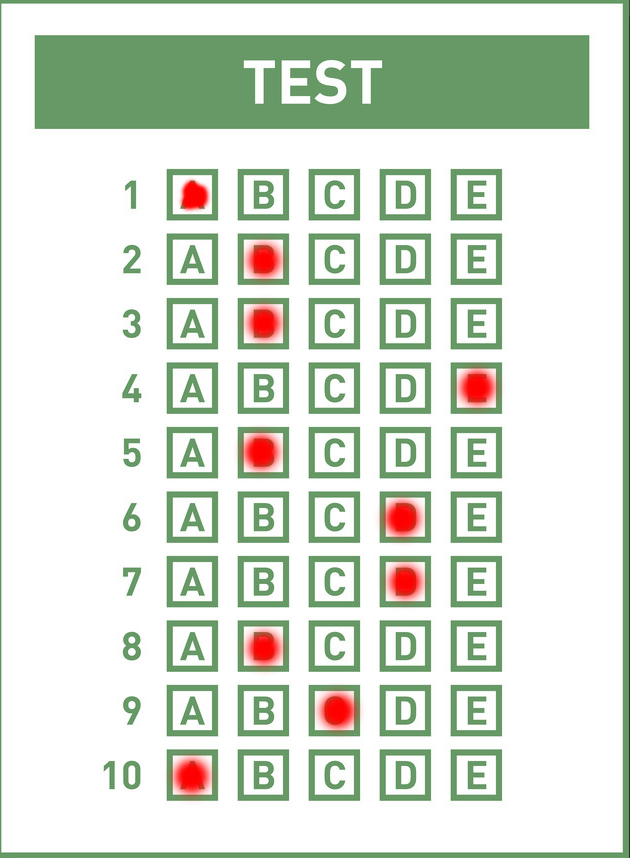
#> input picture files/answer_blank.png, 630 x 858 px, found by its file name
$ jupyter execute 'DTM .ipynb'
#> lines starting #> are read from the running program, lines starting #| are printed output that depends on the picture; after the words box and inside, x2 and y2 are one past the last pixel; in counts of white or black regions, pixels touching at a corner belong together
[cell 1]
import numpy as np
import cv2
import matplotlib.pyplot as plt

[cell 2]
##1. Rasmlarni tayyorlash. Grayscale

#javobli blankani yuklash
javob_varaq = cv2.imread('answer_blank.png')
#> javob_varaq is the input picture: shape (858, 630, 3); mean B, G, R 212.1, 225, 216.3
javob_varaq = cv2.cvtColor(javob_varaq, cv2.COLOR_BGR2RGB)
javob_varaq_gr = cv2.cvtColor(javob_varaq, cv2.COLOR_RGB2GRAY)
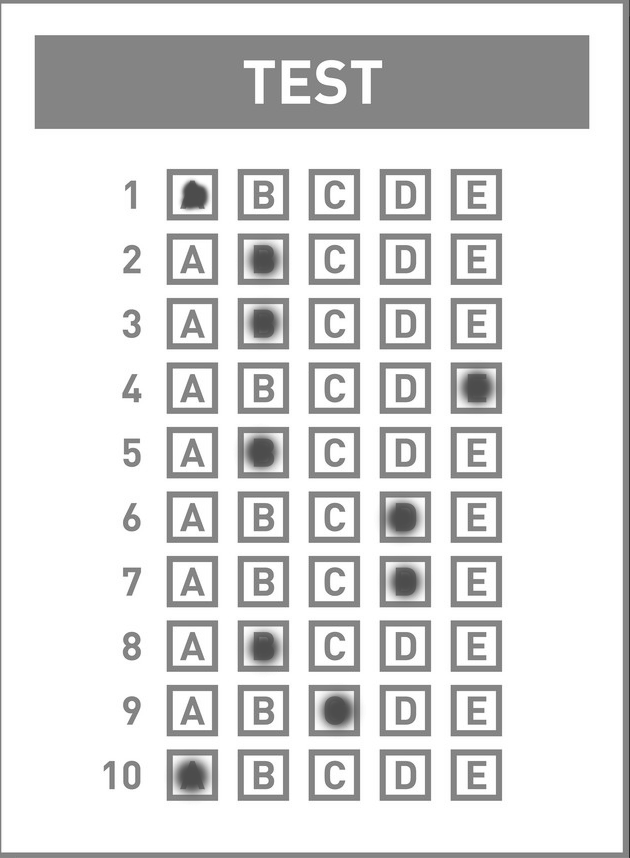
#> javob_varaq_gr: shape (858, 630); min 38, max 255, mean 220.9

#pustoy blankani yuklash
savol_varaq = cv2.imread('empty_blank.png')
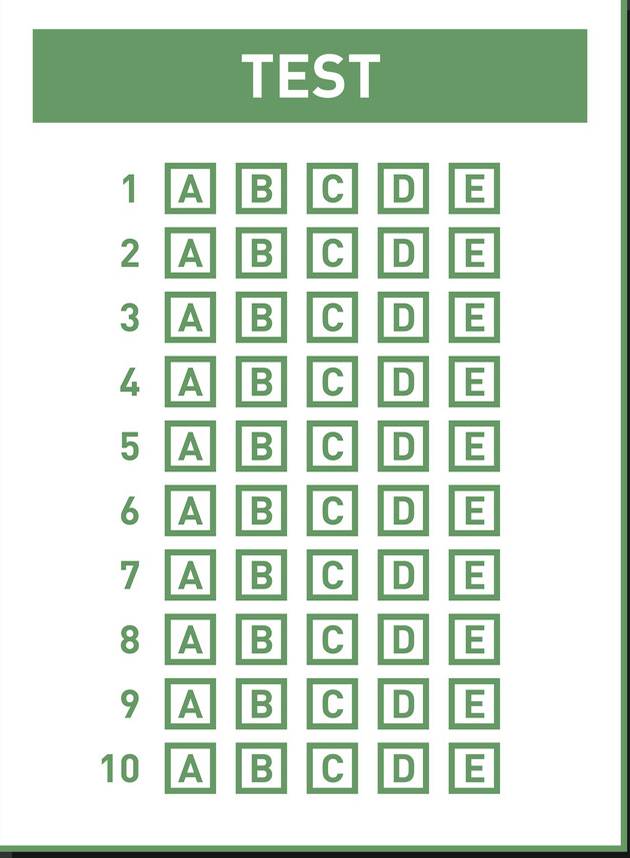
#> input picture files/empty_blank.png, 630 x 858 px, found by its file name
#> savol_varaq is the input picture: shape (858, 630, 3); mean B, G, R 213.3, 226.3, 213.6
savol_varaq = cv2.cvtColor(savol_varaq, cv2.COLOR_BGR2RGB)
savol_varaq_gr = cv2.cvtColor(savol_varaq, cv2.COLOR_RGB2GRAY)
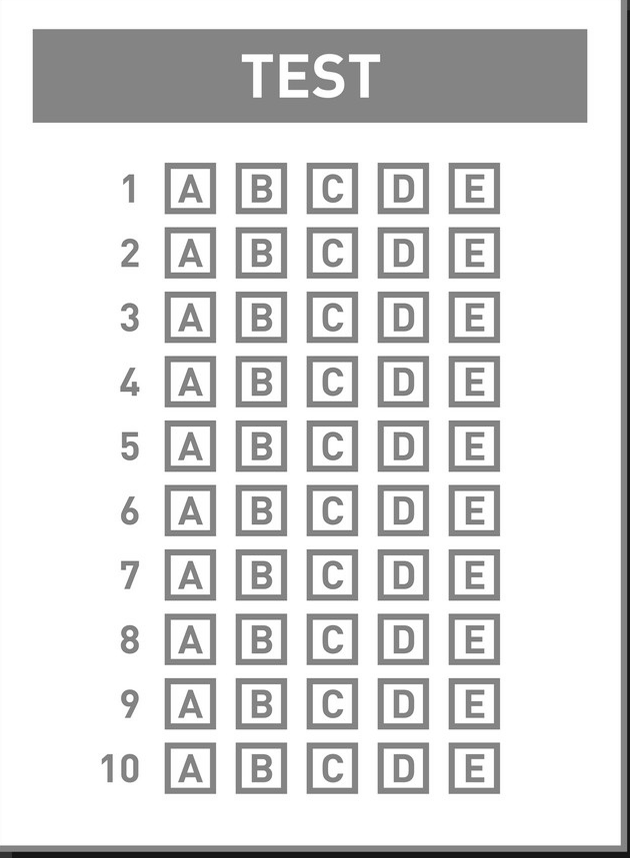
#> savol_varaq_gr: shape (858, 630); min 14, max 255, mean 221
savol_varaq_gr = np.resize(savol_varaq_gr,javob_varaq_gr.shape)

plt.figure(figsize=(10,5))
plt.subplot(121)
plt.imshow(savol_varaq_gr, cmap='gray')
plt.subplot(122)
plt.imshow(javob_varaq_gr,cmap='gray')
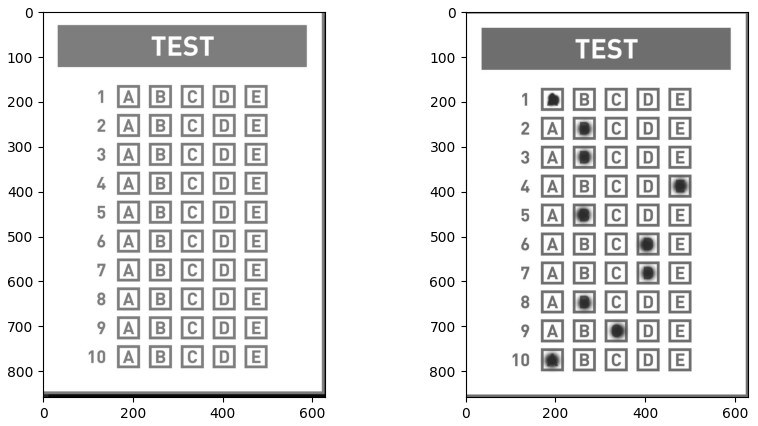
#> figure drawn by matplotlib, 2 panels

[cell 3]
### 2.Osonroq ishlash uchun thresholding qilish
blur_sv = cv2.GaussianBlur(savol_varaq_gr,(7,7),1)
blur_jv = cv2.GaussianBlur(javob_varaq_gr,(7,7),1)

_,binary_sv = cv2.threshold(blur_sv,200,255,cv2.THRESH_BINARY)
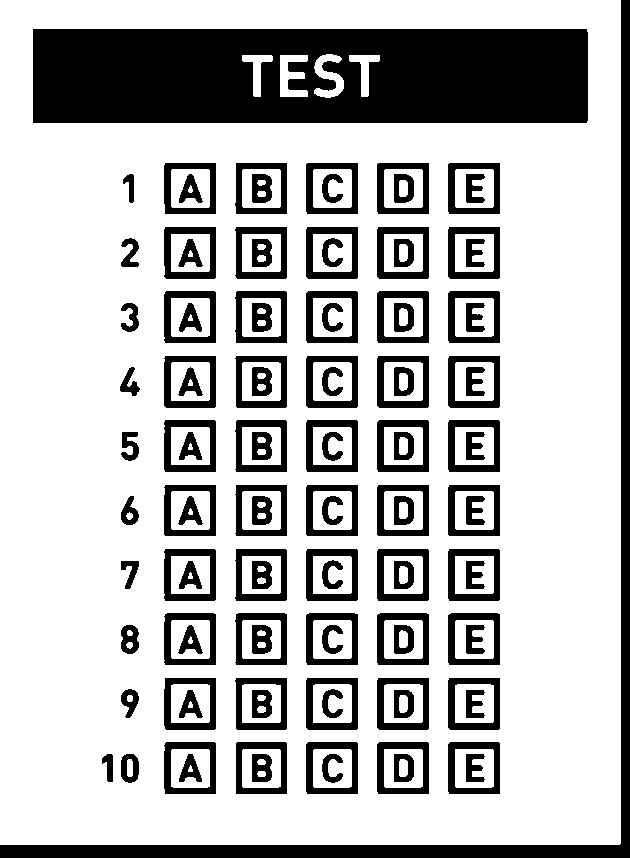
#> binary_sv: shape (858, 630); 73.1% white; 113 black regions, largest, box (x1, y1, x2, y2) and area: (33, 29, 588, 123) 49763, (0, 0, 630, 858) 15796, (306, 420, 358, 472) 1218
_,binary_jv = cv2.threshold(blur_jv,200,255,cv2.THRESH_BINARY)
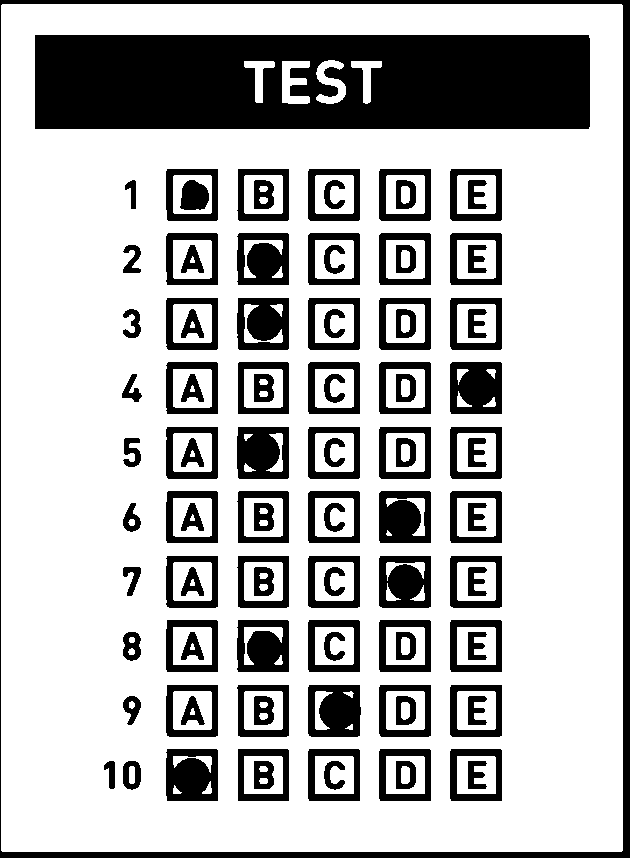
#> binary_jv: shape (858, 630); 72.3% white; 104 black regions

plt.figure(figsize=(10,5))
plt.subplot(121)
plt.imshow(binary_sv, cmap='gray')
plt.subplot(122)
plt.imshow(binary_jv,cmap='gray')

[cell 4]
### 3.Belgilangan va belgilanmagan kataklarni solishtirish.

def getKataklar(binary):
    """Binary rasm yuborib katakchalar konturlari aniqlanib, osha katakni qirqib listga rasm np array
    qilib yozib qaytaruvchi funksiya"""

    contours, hierarachy = cv2.findContours(binary,cv2.RETR_TREE,cv2.CHAIN_APPROX_NONE)
#> contours = 212 contours, 10 with area under 20; largest, box (x1, y1, x2, y2) and area: (0, 0, 621, 845) 523280, (32, 28, 589, 124) 52812, (447, 419, 501, 473) 2800, (305, 419, 359, 473) 2800, (447, 741, 501, 795) 2799

    katakchalar = []

    for i in range(len(contours)-1,0,-1): #contourlarni variantlar ketma ketligi boyicha loop qilib oldim. kontorlarni
                                         #ongdan chapga qarab topgani uchun teskari loop qilib oldim.

        area = cv2.contourArea(contours[i]) #contour uzunligini (perimetrini) kichkina konturlardan qutilish uchun topib oldim.

        #faqatgina kvadrat test harf varianti bor  contourlarni belgilab olib, listga yozdim.
        if area > 2000 and area < 3000:
            x,y,w,h = cv2.boundingRect(contours[i])
            katak = binary[y:y+h,x:x+w]
            katakchalar.append(katak)
#> this loop made 211 passes
#> (i, area, x, y, w, h) on passes 9, 14, 17, 21, 24, 29, 34, 37, 41, 44, 49, 54: (203, 2741, 163, 162, 54, 53), (198, 2705, 234, 162, 54, 53), (195, 2750, 305, 162, 54, 53), (191, 2750, 376, 162, 54, 53), (188, 2750, 447, 162, 54, 53), (183, 2790, 163, 226, 54, 54), (178, 2754, 234, 226, 54, 54), (175, 2799, 305, 226, 54, 54), (171, 2799, 376, 226, 54, 54), (168, 2799, 447, 226, 54, 54), (163, 2796, 163, 290, 54, 54), (158, 2755, 234, 290, 54, 54)
#> (area, x, y, w, h) on passes 61, 64, 69, 74, 77, 81: (2799, 376, 290, 54, 54), (2799, 447, 290, 54, 54), (2796, 163, 355, 54, 54), (2752, 234, 355, 54, 54), (2799, 305, 355, 54, 54), (2799, 376, 355, 54, 54)
#> after the loop, katakchalar = 50 items
    return katakchalar

#bosh katak va belgilangan kataklarni solishtirish uchun alohida rasmlar sifatida listga yigib oldim.
sv_list = getKataklar(binary_sv)
#> sv_list = 50 items
jv_list = getKataklar(binary_jv)
#> in getKataklar (call 2), `contours, hierarachy = cv2.findContours(binary,cv2.RETR_TREE,cv2.CHAIN..`: contours = 206 contours, 10 with area under 20; largest, box (x1, y1, x2, y2) and area: (1, 4, 623, 852) 525985, (34, 34, 591, 130) 52812, (307, 684, 362, 738) 2804, (449, 748, 503, 802) 2800, (378, 748, 432, 802) 2800
#> the loop in getKataklar (call 2), `for i in range(len(contours)-1,0,-1):` made 205 passes
#> (i, area, x, y, w) on passes 8, 13, 16, 20, 23, 28, 31, 34, 38, 41, 46, 49: (198, 2790, 165, 168, 54), (193, 2752, 236, 168, 54), (190, 2799, 307, 168, 54), (186, 2799, 378, 168, 54), (183, 2799, 449, 168, 54), (178, 2789, 165, 232, 54), (175, 2774, 236, 232, 54), (172, 2799, 307, 232, 54), (168, 2799, 378, 232, 54), (165, 2799, 449, 232, 54), (160, 2796, 165, 297, 54), (157, 2774, 236, 297, 54)
#> (area, x, y, w) on passes 64, 69, 72, 76, 81, 86: (2792, 165, 361, 54), (2751, 237, 361, 53), (2799, 307, 361, 54), (2799, 378, 361, 54), (2799, 449, 361, 54), (2795, 165, 426, 54)
#> jv_list = 50 items

#Kataklarni solishtirish .
k=0
plt.figure(figsize=(10,5))
plt.subplot(121)
plt.imshow(sv_list[k], cmap='gray')
plt.subplot(122)
plt.imshow(jv_list[k],cmap='gray')
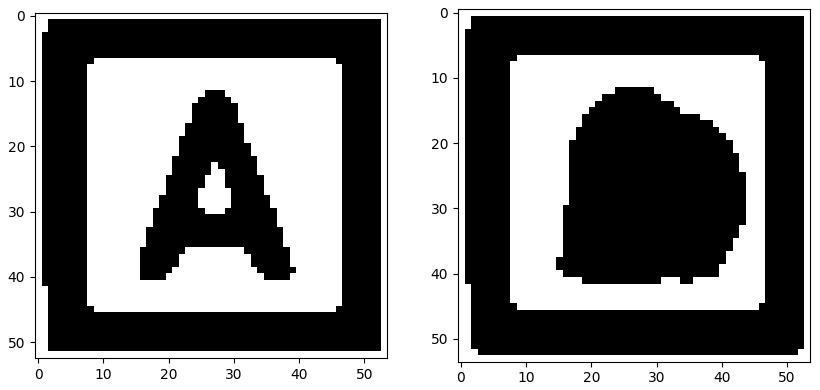
#> figure drawn by matplotlib, 2 panels

[cell 5]
### 4.Bizning javoblar varaqasidagi yozuvlarni o'qib harf korinishiga otkazish.

true_answers = np.array(['A','B','D','E','B','D','A','B','B','A']) #Orginal javoblar
my_answers = [] #Qog'ozda belgilagan javobimizni kompyuter aniqlab shu listga yig'adi.

#Rasmlarni compare qilish uchun uni nisbatlarini topib solishtiramiz.
for k in range(50):
    """Binary rasm solishtirilgani sabali belgilangan katak va belgilanmagan bosh katak orasida farq juda katta boladi,
    2 ta belgilanmagan bosh kataklar farqi esa deyarli -5 +5 oralig'ida"""

    nisbat1 = (sv_list[k].sum())/(sv_list[k].shape[0] * sv_list[k].shape[1])
    nisbat2 = (jv_list[k].sum())/(jv_list[k].shape[0] * jv_list[k].shape[1])
    farq = int(nisbat1) - int(nisbat2) # - ishorani korsatish uchun int ga aylantirdik.

    #javoblar varaqasida katakda qaysi harf belgilanganligni topib listga yozadi.
    if farq > 20:

        if k%5==0:
            my_answers.append('A')

        elif k%5==1:
            my_answers.append('B')

        elif k%5==2:
            my_answers.append('C')

        elif k%5==3:
            my_answers.append('D')

        elif k%5==4:
            my_answers.append('E')
#> this loop made 50 passes
#> (nisbat1, nisbat2, farq) on passes 1 to 12: (124, 92.08, 32), (118, 117.2, 0), (126.8, 125.1, 1), (118.9, 117.6, 1), (121.2, 120.4, 1), (119.5, 122.5, -3), (114.9, 60.6, 54), (121.5, 124.8, -3), (115.5, 118.7, -3), (118.4, 121, -3), (121.6, 121.9, 0), (116.4, 60.51, 56)
#> (nisbat1, nisbat2) on pass 35: (117.9, 120.4)

[cell 6]
### 5. Final. Nechta va necha foiz javob topilganligini tekshirish.

tekshirish = np.char.equal(true_answers,my_answers)

topdi_soni = np.count_nonzero(tekshirish)
foiz = 10 * topdi_soni

print(f"10 ta savoldan {topdi_soni} tasi topildi.")
#| 10 ta savoldan 7 tasi topildi.
print(f"Umumiy savollarning  {foiz}% ga javob topildi.")
#| Umumiy savollarning  70% ga javob topildi.
